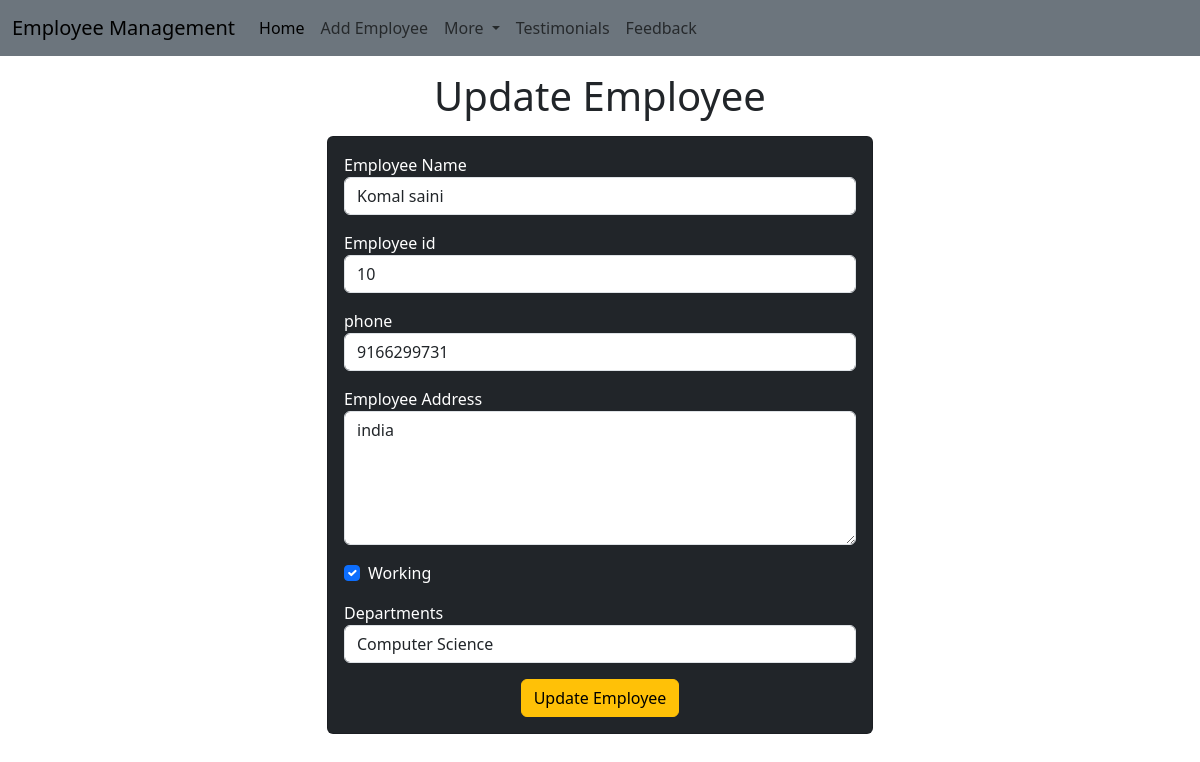
Page /emp/update-emp/19 on the committed database.
### emp/models.py (models this page shows, shortened)
class Emp(models.Model):
    name=models.CharField(max_length=200)
    emp_id=models.CharField(max_length=200)
    phone=models.CharField(max_length=10)
    address=models.CharField(max_length=150)
    working=models.BooleanField(default=True)
    department=models.CharField(max_length=10)

### emp/views.py (the view)
# urls.py: path("update-emp/<int:emp_id>",update_emp),     #for updating table
def update_emp(request,emp_id):
    emp=Emp.objects.get(pk=emp_id)    #fetching data from database
    return render(request,"emp/update_emp.html",{
        'emp':emp
    })

### templates/emp/update_emp.html (shortened to what this page needs)
<!doctype html>
<html lang="en">
  <head>
    <link href="https://cdn.jsdelivr.net/npm/bootstrap@5.3.1/dist/css/bootstrap.min.css" rel="stylesheet">
  </head>
  <body>
    {% include  'emp/navbar.html'%}
    <div class="container ">
        <h1 class="text-center my-3">Update Employee</h1>
        <div class="row ">
            <div class="col-md-6 offset-md-3">
                <div class="card bg-dark text-white ">
                    <div class="card-body">
                        <form action="/emp/do-update-emp/{{emp.id}}" method="POST">
                            <div class="mb-3">
                                <label for="name">Employee Name</label>
                                <input id="name" type="text" class="form-control" placeholder="Enter emp name" name="emp_name" value="{{emp.name}}">
                            </div>
                            <div class="mb-3">
                                <label for="id">Employee id</label>
                                <input id="id" type="text" class="form-control" placeholder="Enter emp id" name="emp_id" value="{{emp.emp_id}}">
                            </div>
                            <div class="mb-3">
                                <label for="phone">phone</label>
                                <input id="phone" type="text" class="form-control" placeholder="Enter emp phone" name="emp_phone" value="{{emp.phone}}">
                            </div>
                            <div class="mb-3">
                                <label for="address">Employee Address</label>
                                <textarea name="emp_address" id="address"  rows="5" class="form-control">{{emp.address}}</textarea>
                            </div>
                            <div class="mb-3 form-check">
                                <label for="working">Working</label>
                                <input {% if emp.working%} checked {% endif %} id="working" name="emp_working" type="checkbox" class="form-check-input">
                            </div>
                            <div class="mb-3 ">
                                <label for="department">Departments</label>
                                <select value="{{emp.department}}" name="emp_department" id="department" class="form-control">
                                    <option value="CSE">Computer Science</option>
                                </select>
                            </div>
                            <div class="container text-center">
                                <button class="btn btn-warning">Update Employee</button>
                            </div>
                        </form>
                    </div>
                </div>
            </div>
        </div>
    </div>
  </body>
</html>

### templates/emp/update_emp.html (style rules this page uses)
body { background-image: url('https://i.postimg.cc/527HWr6v/sean-pollock-Ph-Yq704ffd-A-unsplash.jpg'); }

### rows in the picture
Emp: emp_name "Komal saini", emp_id "10", emp_phone "9166299731", emp_address "india", working "☑", emp_department "Computer Science"
